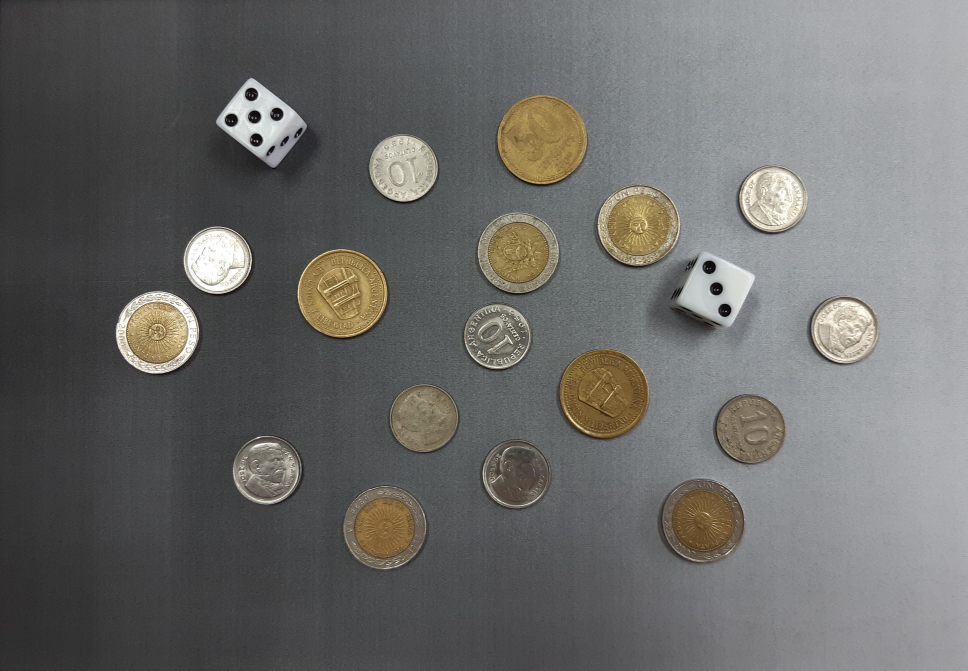
#> input picture TP2/monedas.jpg, 3871 x 2681 px (shown at 1/4 size)
$ python ejercicio1.py   (older library calls are emulated)
#> lines starting #> are read from the running program, lines starting #| are printed output that depends on the picture; after the words box and inside, x2 and y2 are one past the last pixel; in counts of white or black regions, pixels touching at a corner belong together
#> further down, img is the input picture: shape (2681, 3871, 3); mean B, G, R 105.5, 107.4, 107.5
# Importamos librerias necesarias
import numpy as np
import matplotlib.pyplot as plt
import cv2

"""
--------------------------------------------------------------------------------
                    IDENTIFICACIÓN DE MONEDAS Y DADOS
--------------------------------------------------------------------------------

El presente trabajo se basa en el procesamiento de una imagen que contiene monedas
y dados para la clasificacion e identificacion de los mismos.

El codigo se divide en dos partes correspondientes a las siguientes funciones:

    # monedas : Encargada de clasificar las monedas, identificarlas e informar el resultado
    # dados : Encargada de identificar los dados, su valor e informar el resultado

Por último, se obtiene un resultado final con la combinacion de la salida de
ambas funciones, identificando monedas y dados en una imagen final
"""


def imshow(img, new_fig=True, title=None, color_img=False, blocking=False, colorbar=False, ticks=False):
    """Definimos funcion para simplificar codigo de visualizaciones"""
    if new_fig:
        plt.figure()
    if color_img:
        plt.imshow(img)
    else:
        plt.imshow(img, cmap='gray')
    plt.title(title)
    if not ticks:
        plt.xticks([]), plt.yticks([])
    if colorbar:
        plt.colorbar()
    if new_fig:
        plt.show(block=blocking)

def monedas(img, informe = False, views = False):
    """Recibe una imagen de monedas, segmenta las mismas, calcula e informa el total
    y cuantas monedas de cada tipo hay.
    Devuelve la mascara de la segmentacion y una imagen con la identificacion de cada moneda.
    Se puede especificar la visualizacion del informe y el procesamiento de la
    imagen por separado"""
#> called with informe = True, views = True
    # 1 # Pasamos la imagen a escala de grises
    gray = cv2.cvtColor(img, cv2.COLOR_BGR2GRAY)
    # 2 # Aplicamos blur con filtro de mediana para eliminar ruido
    gray_blur = cv2.medianBlur(gray,7)
    # 3 # Detectamos los circulos
    circles = cv2.HoughCircles(gray_blur,cv2.HOUGH_GRADIENT, 1, 200, param1=50, param2=50, minRadius=130, maxRadius=200)
#> circles = 17 rows, first 8: [2552.5, 900.5, 161.6], [1369.5, 1176.5, 179.9], [2070.5, 1008.5, 159.4], [634.5, 1327.5, 160.7], [3093.5, 796.5, 131.7], [1535.5, 2108.5, 161.7], [1989.5, 1342.5, 133.1], [2414.5, 1575.5, 179.5]
    # 4 # Creamos imagenes sinteticas e inicializamos contadores
    circles = np.uint16(np.around(circles))
#> circles = 17 rows, first 8: [2552, 900, 162], [1370, 1176, 180], [2070, 1008, 159], [634, 1328, 161], [3094, 796, 132], [1536, 2108, 162], [1990, 1342, 133], [2414, 1576, 180]
    mask_monedas = np.zeros_like(gray)
    tipos_monedas = np.zeros_like(img)
    cant_10c = 0
    cant_50c = 0
    cant_1p = 0
    identificacion = img.copy()
    # 5 # Con las monedas encontradas creamos 3 imagenes nuevas, la mascara (binaria),
    # la clasificacion (RGB) y la identificacion (RGB)
    for c in circles[0,:]:
        # 5.1 # Dibujo circulo blanco en la mascara
        cv2.circle(mask_monedas, (c[0],c[1]), c[2], 1, -1)
        # 5.2 # Segun sea el radio dibujo un circulo con un color y escribo un texto determinado
        radio = c[2]
        xc = c[1]
        yc = c[0]
        if radio > 170 and radio < 190: #50 centavos
            cv2.circle(tipos_monedas, (yc,xc), radio, (255,0,0), -1)
            cant_50c += 1
            text = "50 C"
        elif radio > 150 and radio < 170: #1 peso
            cv2.circle(tipos_monedas, (yc,xc), radio, (0,255,0), -1)
            cant_1p += 1
            text = "1 P"
        elif radio > 120 and radio < 150: #10 centavos
            cv2.circle(tipos_monedas, (yc,xc), radio, (0,0,255), -1)
            cant_10c += 1
            text = "10 C"
        # 5.3 # Calculamos coordendas del ROI para el bounding box
        x1, y1, x2, y2 = yc - radio, xc - radio, yc + radio, xc + radio
        cv2.rectangle(identificacion, (x1, y1), (x2, y2), color=(255,0,0), thickness=3)
        # 5.4 # Escribo el texto correspondiente
        pos = (x1 + (x2-x1)//2 - 60, y1-30)
        cv2.putText(identificacion, text, pos, cv2.FONT_HERSHEY_SIMPLEX, 2, (255,0,0), 5)
#> this loop made 17 passes
#> (c, radio, xc, yc, text, x1, y1, x2) on passes 1 to 7: ([2552, 900, 162], 162, 900, 2552, '1 P', 2390, 738, 2714), ([1370, 1176, 180], 180, 1176, 1370, '50 C', 1190, 996, 1550), ([2070, 1008, 159], 159, 1008, 2070, '1 P', 1911, 849, 2229), ([634, 1328, 161], 161, 1328, 634, '1 P', 473, 1167, 795), ([3094, 796, 132], 132, 796, 3094, '10 C', 2962, 664, 3226), ([1536, 2108, 162], 162, 2108, 1536, '1 P', 1374, 1946, 1698), ([1990, 1342, 133], 133, 1342, 1990, '10 C', 1857, 1209, 2123)
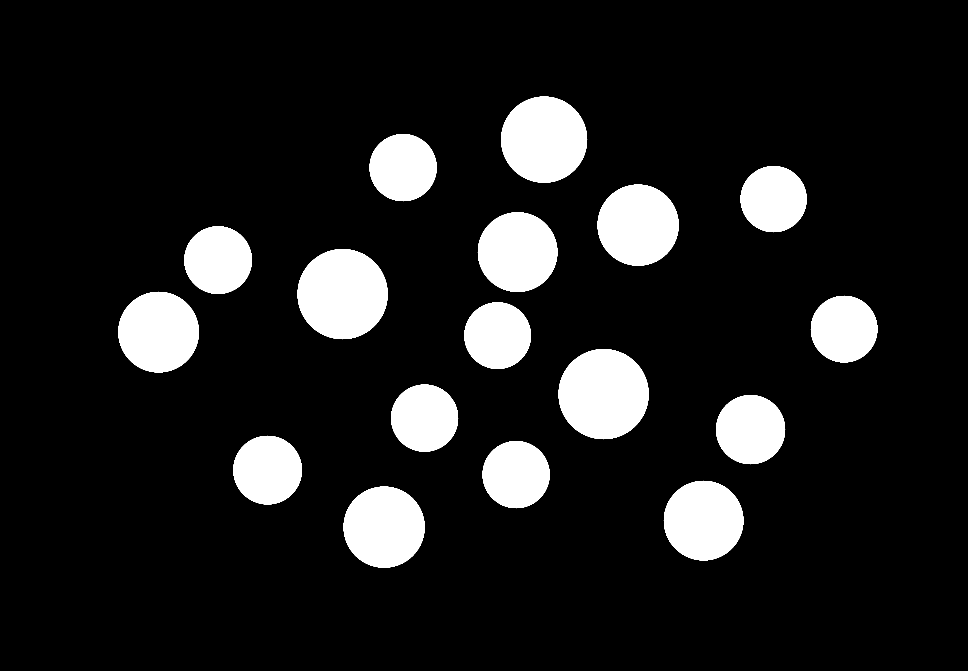
#> mask_monedas: shape (2681, 3871) (shown at 1/4 size); values 0 (black) and 1 (white), 11.7% white; 17 white regions, largest, box (x1, y1, x2, y2) and area: (1190, 996, 1551, 1357) 101765, (2234, 1396, 2595, 1757) 101765, (2004, 386, 2349, 731) 92909
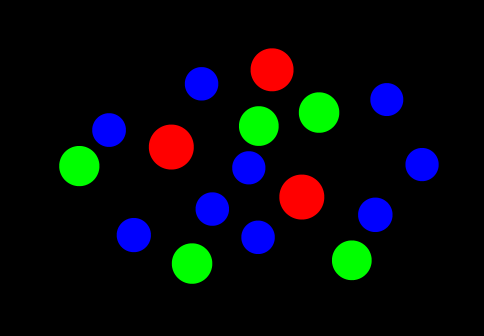
#> tipos_monedas: shape (2681, 3871, 3) (shown at 1/8 size); mean R, G, B 7.3, 10, 12.6
#> after the loop, cant_10c = 9; cant_1p = 5; cant_50c = 3
    # 6 # Escribimos referencia de colores de la clasificacion con colores
    text50c = "50 Centavos"
    pos50c = (1000, 130)
    color50c = (255, 0, 0)  # Rojo
    text1p = "1 Peso"
    pos1p = (1730, 130)
    color1p = (0, 255, 0)  # Verde
    text10c = "10 Centavos"
    pos10c = (2200, 130)
    color10c = (0, 0, 255)  # Azul
    cv2.putText(tipos_monedas, text50c, pos50c, cv2.FONT_HERSHEY_SIMPLEX, 3, color50c, 5)
    cv2.putText(tipos_monedas, text1p, pos1p, cv2.FONT_HERSHEY_SIMPLEX, 3, color1p, 5)
    cv2.putText(tipos_monedas, text10c, pos10c, cv2.FONT_HERSHEY_SIMPLEX, 3, color10c, 5)
    # 7 # Si corresponde mostramos el informe obtenido
    if informe:
        print("-"*20 + "Informe" + "-"*20 + "\n")
        print("Cantidad de monedas : ", cant_10c + cant_50c + cant_1p)
#| Cantidad de monedas :  17
        print("Cantidad de monedas de 10 centavos : ", cant_10c)
#| Cantidad de monedas de 10 centavos :  9
        print("Cantidad de monedas de 50 centavos : ", cant_50c)
#| Cantidad de monedas de 50 centavos :  3
        print("Cantidad de monedas de 1 peso : ", cant_1p)
#| Cantidad de monedas de 1 peso :  5
        print("-"*47 + "\n")
    # 8 # Si corresponde mostramos las imagenes obtenidas en el procesamiento
    if views:
        ax1 = plt.subplot(221); imshow(img, new_fig=False, title="Imagen original")
        plt.subplot(222, sharex=ax1, sharey=ax1); imshow(gray_blur, new_fig=False, title="Imagen en escala de grises + blur")
        plt.subplot(223, sharex=ax1, sharey=ax1); imshow(mask_monedas, new_fig=False, title="Mascara binaria monedas")
        plt.subplot(224, sharex=ax1, sharey=ax1); imshow(tipos_monedas, new_fig=False, title="Clasificación de monedas")
        plt.show(block=False)
        imshow(identificacion, title="Identificación de las monedas")
    # 9 # Retornamos la mascara binaria de las monedas y la identificacion en la imagen original
    return mask_monedas, identificacion

def dados(img, mask_monedas, informe = False, views = False):
    """Recibe una imagen de dados, segmenta los mismos, calcula e informa la cantidad
    y el numero de la cara superior de cada dado.
    Devuelve una mascara de la segmentacion y una imagen con la identificacion de cada dado y el resultado
    Para esto utiliza una mascara de circulos para "borrar" las monedas de la imagen.
    Se puede especificar la visualizacion del informe y el procesamiento de la
    imagen por separado"""
#> called with informe = True, views = True
    # 1 # Pasamos la imagen a escala de grises
    gray = cv2.cvtColor(img, cv2.COLOR_BGR2GRAY)
    # 2 # Aplicamos blur con filtro de mediana para eliminar ruido
    gray_blur = cv2.medianBlur(gray,7)
    # 3 # Dilatamos los circulos de la mascara
    L = 40
    kernel = cv2.getStructuringElement(cv2.MORPH_ELLIPSE, (L, L) )
#> kernel: shape (40, 40); values 0 (black) and 1 (white), 80.2% white; 4 black regions, box (x1, y1, x2, y2) and area: (0, 0, 20, 16) 97, (21, 0, 40, 13) 81, (0, 25, 14, 40) 77, (27, 28, 40, 40) 62
    mask_monedas_dil = cv2.dilate(mask_monedas, kernel, iterations=1)
#> mask_monedas_dil: shape (2681, 3871); values 0 (black) and 1 (white), 15% white; 17 white regions, largest, box (x1, y1, x2, y2) and area: (1171, 977, 1571, 1377) 125689, (2215, 1377, 2615, 1777) 125689, (1985, 367, 2369, 751) 115829
    # 4 # Tapamos las monedas de la imagen con los circulos dilatados
    gray_dados = gray_blur.copy()
    gray_dados[mask_monedas_dil == 1] = 0
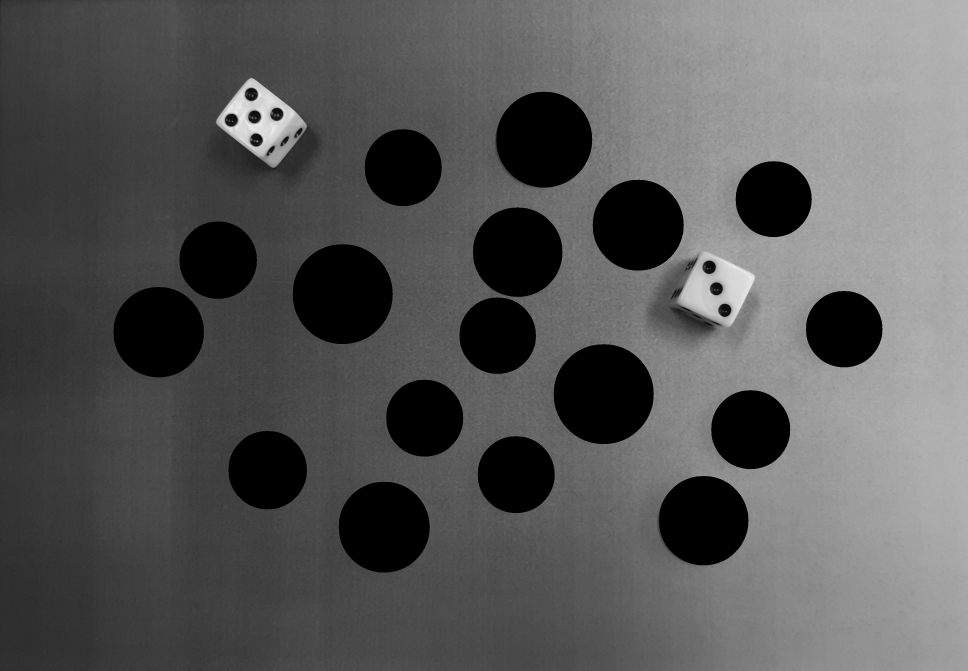
#> gray_dados: shape (2681, 3871) (shown at 1/4 size); min 0, max 242, mean 88.6
    # 5 # Umbralamos la imagen con un threshold adecuado
    threshold = 185
    _, mask_dados = cv2.threshold(gray_dados, threshold, 1, cv2.THRESH_BINARY)
#> mask_dados: shape (2681, 3871); values 0 (black) and 1 (white), 0.77% white; 3 white regions (1 under 20 px), largest, box (x1, y1, x2, y2) and area: (2724, 1008, 3020, 1303) 40225, (874, 314, 1187, 620) 40038
    # 6 # Obtenemos las componentes conectadas
    connectivity = 8
    num_labels, labels, stats, centroids = cv2.connectedComponentsWithStats(mask_dados, connectivity, cv2.CV_32S)
#> labels: shape (2681, 3871) int32; 4 distinct labels, from 0 to 3
#> num_labels = 4; stats = [[0, 0, 3871, 2681, 10297884], [3869, 26, 2, 2, 4], [874, 314, 313, 306, 40038], [2724, 1008, 296, 295, 40225]]; centroids = [[1934.8, 1344.1], [3869.5, 26.5], [1030.4, 466.8], [2874, 1151.6]]
    # 7 # Eliminamos las componentes con area menor a un threshold
    AREA_TH = 4000
    cont = 0
    for i in range(num_labels):
        if stats[i, cv2.CC_STAT_AREA] < AREA_TH:
            cont += 1
            mask_dados[labels==i] = 0
#> after the loop, cont = 1
    # 8 # Aplicamos clausura a la mascara para reconstruir las caras de los dados (Sin circulos)
    L = 80 # Con 70 esta bien pero pongo de mas ya que los circulos podrian ser mas grandes
    kernel = cv2.getStructuringElement(cv2.MORPH_ELLIPSE, (L, L))
#> kernel: shape (80, 80); values 0 (black) and 1 (white), 79.4% white; 4 black regions, box (x1, y1, x2, y2) and area: (0, 0, 40, 34) 366, (41, 0, 80, 30) 332, (0, 47, 31, 80) 326, (50, 51, 80, 80) 293
    mask_dados = cv2.morphologyEx(mask_dados, cv2.MORPH_CLOSE, kernel)
#> mask_dados: shape (2681, 3871); values 0 (black) and 1 (white), 1% white; 2 white regions, box (x1, y1, x2, y2) and area: (875, 315, 1187, 620) 53211, (2725, 1009, 3020, 1303) 51378
    # 9 # Obtenemos los circulos de los dados de la imagen en la escala de grises
    circles = cv2.HoughCircles(gray_blur,cv2.HOUGH_GRADIENT, 1, 50, param1=50, param2=50, minRadius=10, maxRadius=40)
#> circles = [[2864.5, 1155.5, 25.4], [1017.5, 466.5, 25.2], [2897.5, 1240.5, 26.6], [1024.5, 560.5, 25.4], [1004.5, 377.5, 26.6], [922.5, 478.5, 28.2], [1107.5, 456.5, 26], [2835.5, 1067.5, 28]]
    circles = np.uint16(np.around(circles))
#> circles = [[2864, 1156, 25], [1018, 466, 25], [2898, 1240, 27], [1024, 560, 25], [1004, 378, 27], [922, 478, 28], [1108, 456, 26], [2836, 1068, 28]]
    dados = mask_dados.copy()
    # 10 # Dibujamos los circulos en la mascara de dados para que queden bien definidos
    for c in circles[0,:]:
        cv2.circle(dados, (c[0],c[1]), c[2], 0, -1)
#> this loop made 8 passes
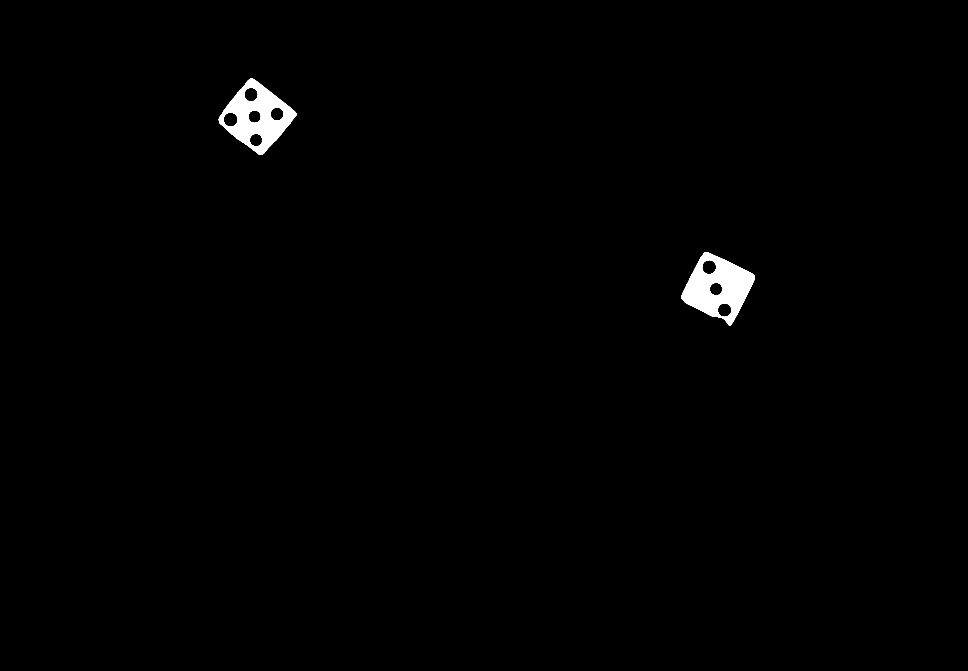
#> dados: shape (2681, 3871) (shown at 1/4 size); values 0 (black) and 1 (white), 0.84% white; 2 white regions, box (x1, y1, x2, y2) and area: (2725, 1009, 3020, 1303) 44675, (875, 315, 1187, 620) 42426
    # 11 # Obtenemos los dados con las componentes conectadas
    connectivity = 8
    num_labels, labels, stats, centroids = cv2.connectedComponentsWithStats(mask_dados, connectivity, cv2.CV_32S)
#> labels: shape (2681, 3871) int32; 3 distinct labels, from 0 to 2
#> num_labels = 3; stats = [[0, 0, 3871, 2681, 10273562], [875, 315, 312, 305, 53211], [2725, 1009, 295, 294, 51378]]; centroids = [[1935, 1345.5], [1026.5, 467.1], [2871.8, 1150.2]]
    # 12 # Guardamos cantidad de dados y creamos imagenes nuevas
    cant_dados = num_labels - 1
#> cant_dados = 2
    numeros = [] # para almacenar los numeros que salen en los dados
    img_color = cv2.cvtColor(dados * 255, cv2.COLOR_GRAY2RGB)
    identificacion = img.copy()
    # 13 # Con los dados encontrados creamos 2 imagenes nuevas una identificacion
         # en mascara binaria(RGB) y la identificacion en la imagen original(RGB)
    for st in stats[1:]:
        # 13.1 # Segmentamos cada dado
        x1, y1, x2, y2 = st[1], st[0], st[1]+st[3], st[0]+st[2]
        dado = gray_blur[x1:x2,y1:y2]
        # 13.2 # Detectamos circulos de cada dado en la imagen en escala de grises y guardamos la cantidad
        circles = cv2.HoughCircles(dado,cv2.HOUGH_GRADIENT, 1, 50, param1=50, param2=50, minRadius=10, maxRadius=40)
        numero = circles.shape[1]
        numeros.append(numero)
        # 13.3 # Agregamos los bounding box de cada dado en las dos imagenes
        cv2.rectangle(img_color, (y1, x1), (y2, x2), color=(0,255,0), thickness=3)
        cv2.rectangle(identificacion, (y1, x1), (y2, x2), color=(0,255,0), thickness=3)
        # 13.4 # Agregamos el texto con el numero del dado encima de la bounding box
        pos = (y1 + (y2-y1)//2 - 25, x1-30)
        cv2.putText(img_color, str(numero), pos, cv2.FONT_HERSHEY_SIMPLEX, 3, (0,255,0), 5)
        cv2.putText(identificacion, str(numero), pos, cv2.FONT_HERSHEY_SIMPLEX, 3, (0,255,0), 5)
#> this loop made 2 passes
#> (st, x1, y1, x2, y2, numero, pos) on passes 1 to 2: ([875, 315, 312, 305, 53211], 315, 875, 620, 1187, 5, (1006, 285)), ([2725, 1009, 295, 294, 51378], 1009, 2725, 1303, 3020, 3, (2847, 979))
#> pass 1, in dados, `dado = gray_blur[x1:x2,y1:y2]`:
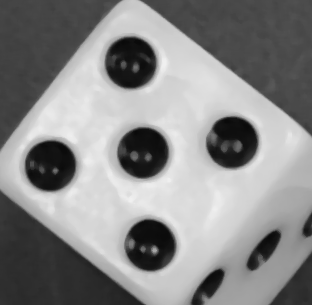
#> dado: shape (305, 312); min 9, max 240, mean 136.5
#> pass 2, in dados, `dado = gray_blur[x1:x2,y1:y2]`:
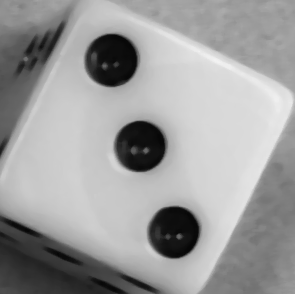
#> dado: shape (294, 295); min 7, max 242, mean 156.7
#> after the loop, numeros = [5, 3]
    # 14 # Obtenemos el resultado de los dados (la suma del numero de cada dado)
         #  y escribimos el resultado en la imagen
    suma = sum(numeros)
#> suma = 8
    cv2.putText(img_color, "Resultado : " + str(suma), (1650, 130), cv2.FONT_HERSHEY_SIMPLEX, 3, (0,255,0), 5) # Opcional escribir el resultado en la imagen
    # 15 # Si corresponde mostramos las imagenes obtenidas en el procesamiento
    if informe:
        print("-"*20 + "Informe" + "-"*20 + "\n")
        print("Cantidad de dados : ", cant_dados)
#| Cantidad de dados :  2
        print("Suma de todos los dados : ", suma)
#| Suma de todos los dados :  8
        print("-"*47 + "\n")
    # 16 # Retornamos la mascara binaria de las monedas y la identificacion en la imagen original
    if views:
        ax1 = plt.subplot(221); imshow(img, new_fig=False, title="Imagen original")
        plt.subplot(222, sharex=ax1, sharey=ax1); imshow(gray_blur, new_fig=False, title="Imagen en escala de grises + blur")
        plt.subplot(223, sharex=ax1, sharey=ax1); imshow(mask_dados, new_fig=False, title="Mascara binaria cara superior dados")
        plt.subplot(224, sharex=ax1, sharey=ax1); imshow(img_color, new_fig=False, title="Identificación de dados")
        plt.show(block=False)
        imshow(identificacion, title="Identificación de los dados - Resultado :" + str(suma))
    return mask_dados, identificacion

# Cargamos la imagen y la visualizamos
img = cv2.imread('monedas.jpg')
img = cv2.cvtColor(img, cv2.COLOR_BGR2RGB)
imshow(img)

mask_monedas, id_monedas = monedas(img, informe = True, views = True)

mask_dados, id_dados = dados(img, mask_monedas, informe = True, views = True)

imagen_combinada = np.maximum(id_monedas, id_dados)

# Mostramos la identificacion de cada objeto por separado
ax1 = plt.subplot(121); imshow(id_monedas, new_fig=False, title="Identificación de monedas")
plt.subplot(122, sharex=ax1, sharey=ax1); imshow(id_dados, new_fig=False, title="Identificación de dados")
plt.show(block=False)


# Calculamos la diferencia entre la imagen original y cada imagen con bounding boxes
diferencia_monedas = cv2.absdiff(img, id_monedas)
diferencia_dados = cv2.absdiff(img, id_dados)

# Crear máscaras binarias para las áreas de los bounding boxes
mascara_monedas = np.any(diferencia_monedas > 0, axis=2)
#> mascara_monedas: shape (2681, 3871) bool; 1.3% white; 58 white regions, largest, box (x1, y1, x2, y2) and area: (471, 903, 1010, 1492) 11766, (1909, 847, 2232, 1183) 8079, (1188, 994, 1553, 1359) 7188
mascara_dados = np.any(diferencia_dados > 0, axis=2)
#> mascara_dados: shape (2681, 3871) bool; 0.14% white; 4 white regions, box (x1, y1, x2, y2) and area: (873, 313, 1190, 623) 6158, (2723, 1007, 3023, 1306) 5878, (1012, 219, 1061, 289) 1195, (2853, 913, 2902, 983) 1085

# Crear la imagen combinada basada en la imagen original
identificacion = img.copy()

# Aplicar colores definidos a los bounding boxes
identificacion[mascara_dados] = [255, 0, 0]
identificacion[mascara_monedas] = [0, 255, 0]
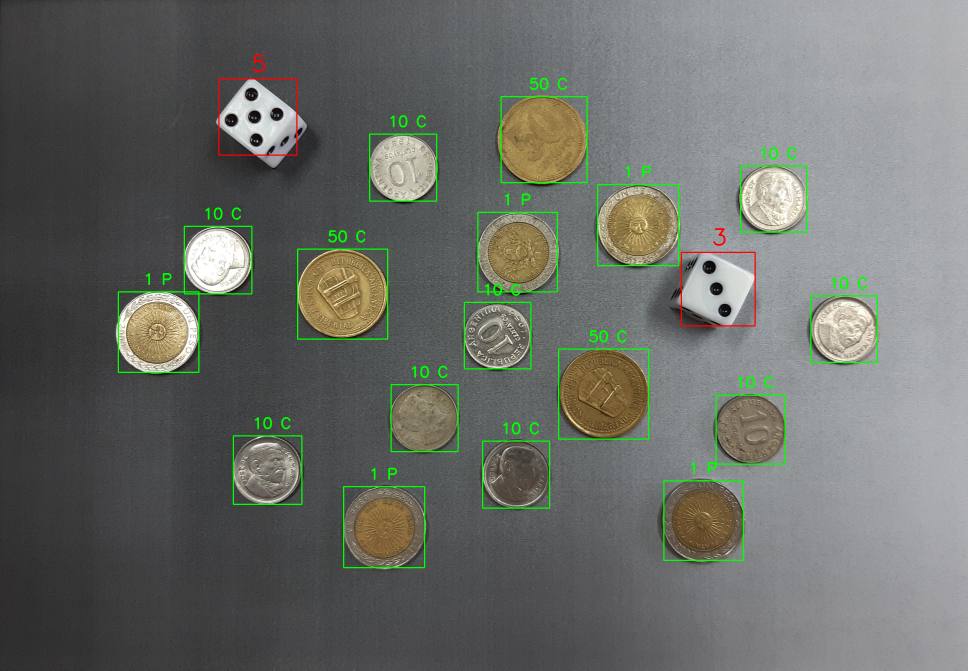
#> identificacion: shape (2681, 3871, 3) (shown at 1/4 size); mean R, G, B 106.5, 109.2, 104.1

# Mostramos el resultado final con la identificacion de monedas y dados
ax1 = plt.subplot(221); imshow(img, new_fig=False, title="Imagen original")
plt.subplot(222, sharex=ax1, sharey=ax1); imshow(mascara_monedas, new_fig=False, title="Mascara bounding box monedas")
plt.subplot(223, sharex=ax1, sharey=ax1); imshow(mascara_dados, new_fig=False, title="Mascara bounding box dados")
plt.subplot(224, sharex=ax1, sharey=ax1); imshow(identificacion, new_fig=False, title="Identificacion final de monedas y dados")
plt.show(block=False)
